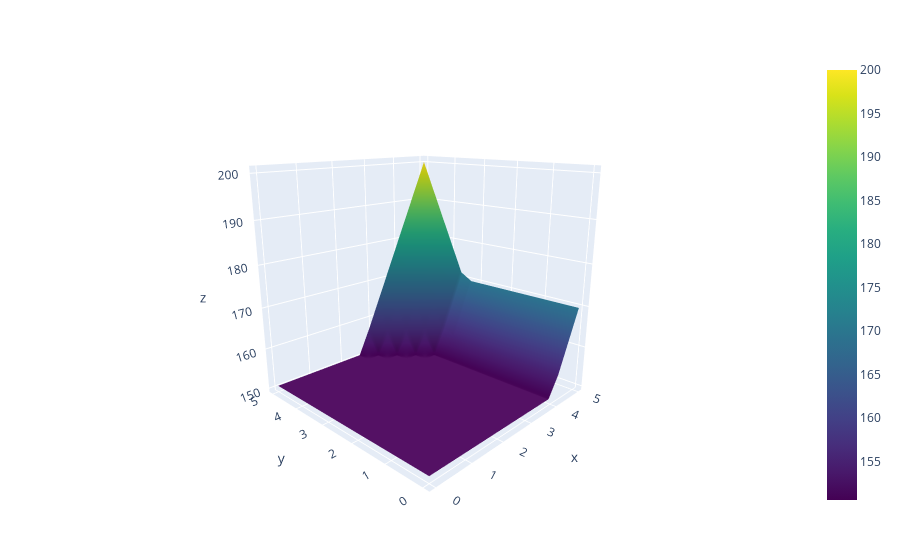

Here is the notebook cell this chart was saved with:
### Markdown cell above
### Optimal solution via Dynamic Programming

- We can apply dynamic programming methods to solve this model numerically
- We have code that can solve model this via value function iteration
- Here's the state value function $v^*$ for this model:

### Code cell
plot_vf(m)

### Figure 1 — Plotly figure (JSON) as saved in the notebook; plotly's stock layout.template omitted (floating-point values rounded to 4 significant figures; data arrays with more than 128 entries replaced by an {"elided": "..."} marker saying what was removed)
{"data": [{"colorscale": "Viridis", "type": "surface", "x": {"elided": "15x15 float values"}, "y": {"elided": "15x15 float values"}, "z": {"elided": "15x15 float values"}}], "layout": {"margin": {"b": 50, "l": 50, "r": 50, "t": 60}, "scene": {"camera": {"eye": {"x": -1.6, "y": -1.55, "z": 0.66}}}, "xaxis": {"title": {"text": "theta"}}, "yaxis": {"title": {"text": "epsilon"}}}}
